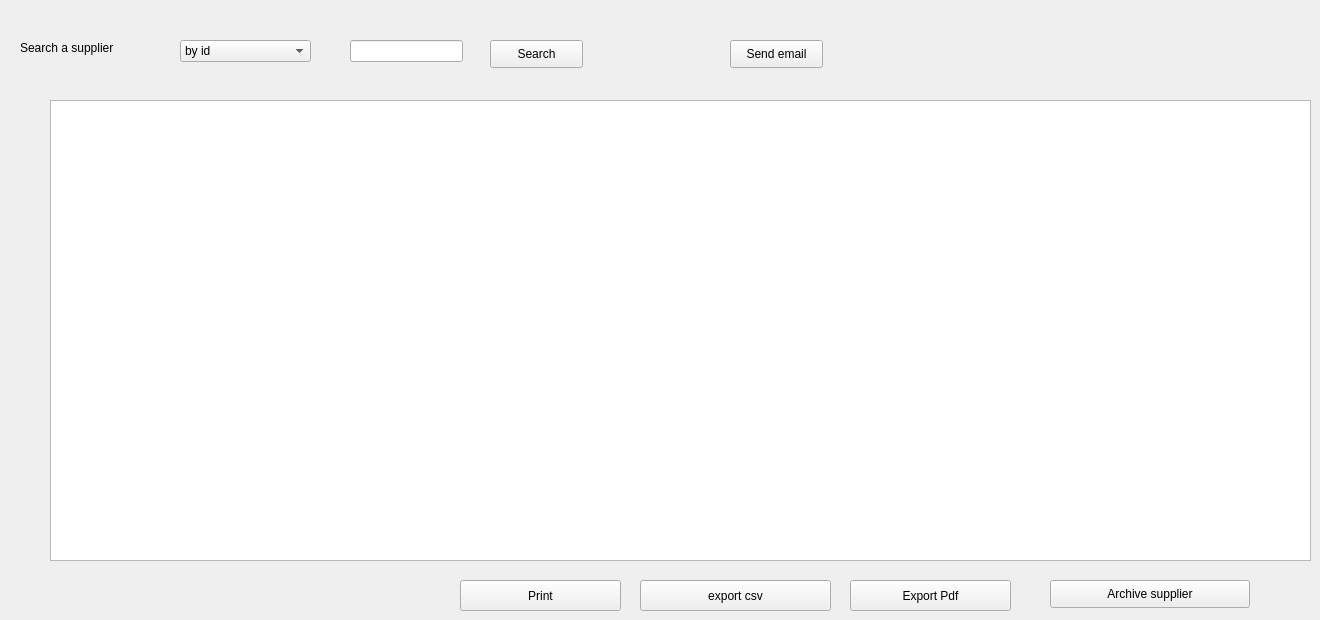
     <widget class="QWidget" name="tab_10">
      <attribute name="title">
       <string>Supplier list</string>
      </attribute>
      <widget class="QLabel" name="LBsearchSupplier">
       <property name="geometry">
        <rect>
         <x>20</x>
         <y>40</y>
         <width>161</width>
         <height>16</height>
        </rect>
       </property>
       <property name="text">
        <string>Search a supplier</string>
       </property>
      </widget>
      <widget class="QLineEdit" name="LEsearchSupplier">
       <property name="geometry">
        <rect>
         <x>350</x>
         <y>40</y>
         <width>113</width>
         <height>22</height>
        </rect>
       </property>
      </widget>
      <widget class="QComboBox" name="CBsearchSupplier">
       <property name="geometry">
        <rect>
         <x>180</x>
         <y>40</y>
         <width>131</width>
         <height>22</height>
        </rect>
       </property>
       <item>
        <property name="text">
         <string>by id</string>
        </property>
       </item>
       <item>
        <property name="text">
         <string>by name</string>
        </property>
       </item>
      </widget>
      <widget class="QPushButton" name="PBvaliderSupplier">
       <property name="geometry">
        <rect>
         <x>490</x>
         <y>40</y>
         <width>93</width>
         <height>28</height>
        </rect>
       </property>
       <property name="text">
        <string>Search</string>
       </property>
      </widget>
      <widget class="QPushButton" name="PBarchivesupplier">
       <property name="geometry">
        <rect>
         <x>1050</x>
         <y>580</y>
         <width>200</width>
         <height>28</height>
        </rect>
       </property>
       <property name="text">
        <string>Archive supplier</string>
       </property>
      </widget>
      <widget class="QTableView" name="supplier_list">
       <property name="geometry">
        <rect>
         <x>50</x>
         <y>100</y>
         <width>1261</width>
         <height>461</height>
        </rect>
       </property>
      </widget>
      <widget class="QPushButton" name="PBpdf">
       <property name="geometry">
        <rect>
         <x>850</x>
         <y>580</y>
         <width>161</width>
         <height>31</height>
        </rect>
       </property>
       <property name="text">
        <string>Export Pdf</string>
       </property>
      </widget>
      <widget class="QPushButton" name="exportcsv">
       <property name="geometry">
        <rect>
         <x>640</x>
         <y>580</y>
         <width>191</width>
         <height>31</height>
        </rect>
       </property>
       <property name="text">
        <string>export csv</string>
       </property>
      </widget>
      <widget class="QPushButton" name="pBmail">
       <property name="geometry">
        <rect>
         <x>730</x>
         <y>40</y>
         <width>93</width>
         <height>28</height>
        </rect>
       </property>
       <property name="text">
        <string>Send email</string>
       </property>
      </widget>
      <widget class="QPushButton" name="Print">
       <property name="geometry">
        <rect>
         <x>460</x>
         <y>580</y>
         <width>161</width>
         <height>31</height>
        </rect>
       </property>
       <property name="text">
        <string>Print</string>
       </property>
      </widget>
     </widget>
